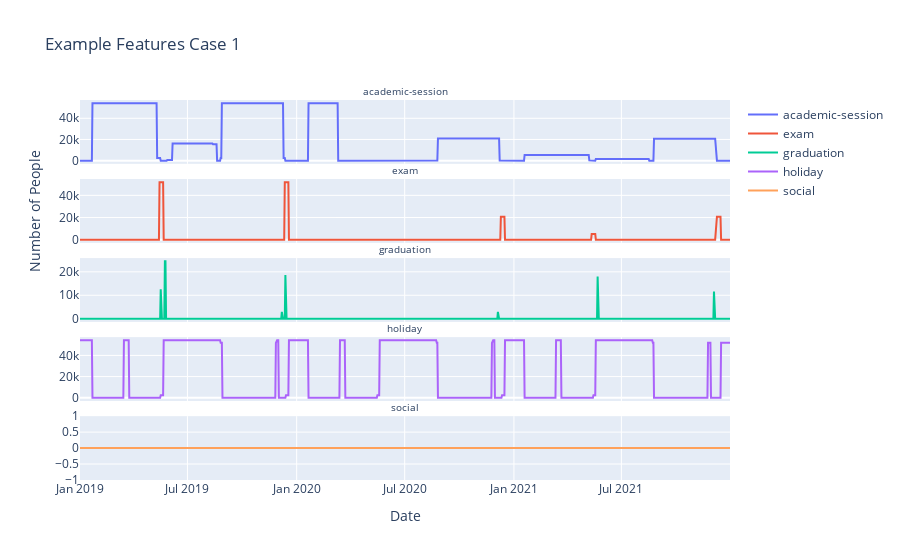

Notebook code for this chart:
### Code cell
plot_case_features(df_case_1, 'Case 1')

### Figure 1 — Plotly figure (JSON) as saved in the notebook; plotly's stock layout.template omitted (floating-point values rounded to 4 significant figures; data arrays with more than 128 entries replaced by an {"elided": "..."} marker saying what was removed)
{"data": [{"mode": "lines", "name": "academic-session", "type": "scatter", "x": {"elided": "1094 str values"}, "xaxis": "x", "y": {"elided": "1094 int values"}, "yaxis": "y"}, {"mode": "lines", "name": "exam", "type": "scatter", "x": {"elided": "1094 str values"}, "xaxis": "x2", "y": {"elided": "1094 int values"}, "yaxis": "y2"}, {"mode": "lines", "name": "graduation", "type": "scatter", "x": {"elided": "1094 str values"}, "xaxis": "x3", "y": {"elided": "1094 int values"}, "yaxis": "y3"}, {"mode": "lines", "name": "holiday", "type": "scatter", "x": {"elided": "1094 str values"}, "xaxis": "x4", "y": {"elided": "1094 int values"}, "yaxis": "y4"}, {"mode": "lines", "name": "social", "type": "scatter", "x": {"elided": "1094 str values"}, "xaxis": "x5", "y": {"elided": "1094 int values"}, "yaxis": "y5"}], "layout": {"annotations": [{"font": {"size": 10}, "showarrow": false, "text": "academic-session", "x": 0.5, "xanchor": "center", "xref": "paper", "y": 1, "yanchor": "bottom", "yref": "paper"}, {"font": {"size": 10}, "showarrow": false, "text": "exam", "x": 0.5, "xanchor": "center", "xref": "paper", "y": 0.792, "yanchor": "bottom", "yref": "paper"}, {"font": {"size": 10}, "showarrow": false, "text": "graduation", "x": 0.5, "xanchor": "center", "xref": "paper", "y": 0.584, "yanchor": "bottom", "yref": "paper"}, {"font": {"size": 10}, "showarrow": false, "text": "holiday", "x": 0.5, "xanchor": "center", "xref": "paper", "y": 0.376, "yanchor": "bottom", "yref": "paper"}, {"font": {"size": 10}, "showarrow": false, "text": "social", "x": 0.5, "xanchor": "center", "xref": "paper", "y": 0.168, "yanchor": "bottom", "yref": "paper"}], "title": {"text": "Example Features Case 1"}, "xaxis": {"anchor": "y", "domain": [0, 1], "matches": "x5", "showticklabels": false}, "xaxis2": {"anchor": "y2", "domain": [0, 1], "matches": "x5", "showticklabels": false}, "xaxis3": {"anchor": "y3", "domain": [0, 1], "matches": "x5", "showticklabels": false}, "xaxis4": {"anchor": "y4", "domain": [0, 1], "matches": "x5", "showticklabels": false}, "xaxis5": {"anchor": "y5", "domain": [0, 1], "title": {"text": "Date"}}, "yaxis": {"anchor": "x", "domain": [0.832, 1]}, "yaxis2": {"anchor": "x2", "domain": [0.624, 0.792], "title": {"text": "Number of People"}}, "yaxis3": {"anchor": "x3", "domain": [0.416, 0.584]}, "yaxis4": {"anchor": "x4", "domain": [0.208, 0.376]}, "yaxis5": {"anchor": "x5", "domain": [0, 0.168]}}}
